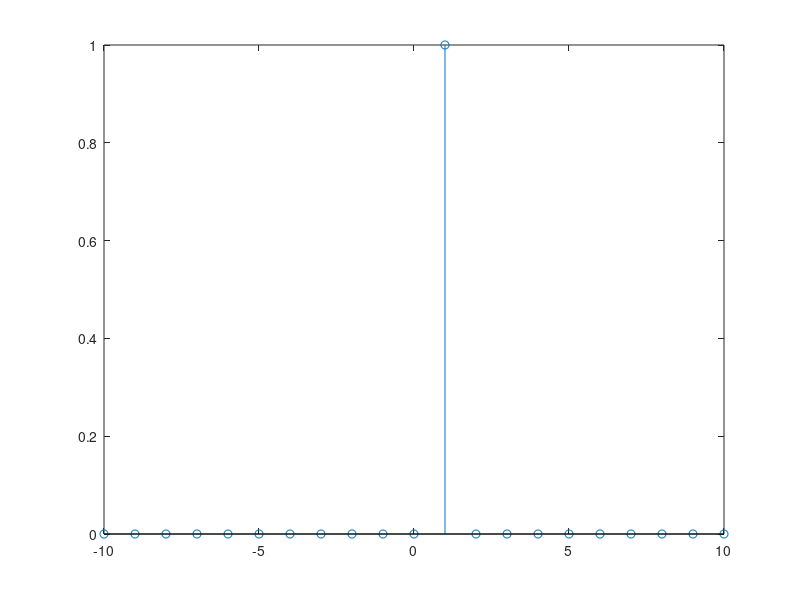
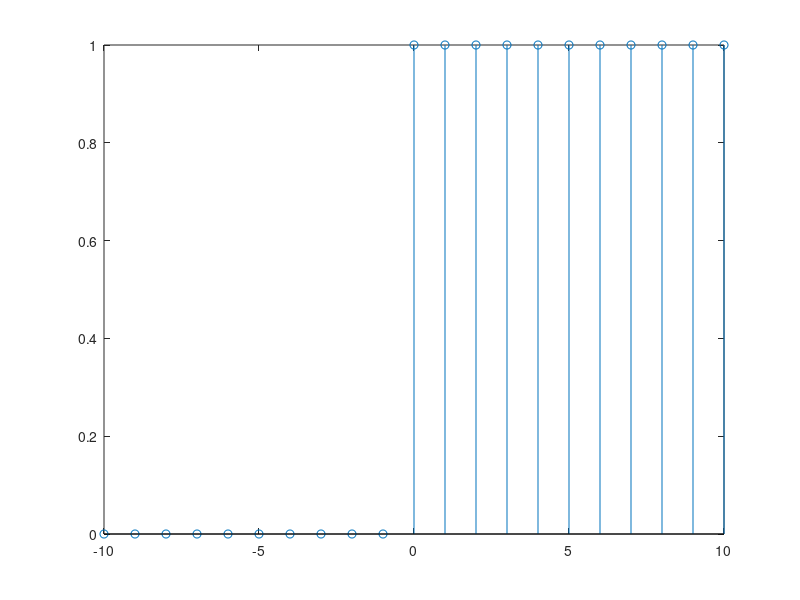
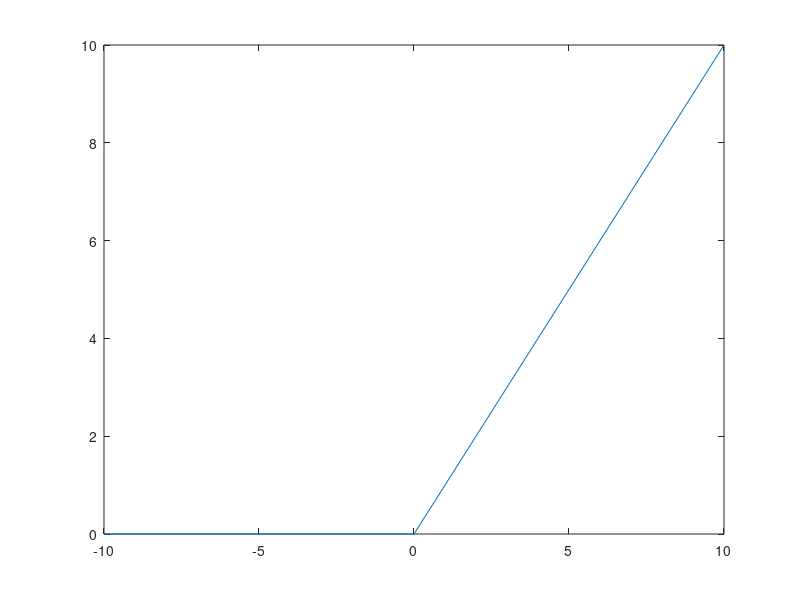

MATLAB code to generate these figures, in order:
clc;
clear;
close all;
%% impulse (hm)
ti=-10:1:10;
imp=zeros(1,21);
imp(12)=1;%impulse at t=1
figure;
stem(ti,imp);
%% unit step (hm)
tu=-10:1:10;
us=zeros(1,length(tu));
for i=1:length(tu)
    if (tu(i)>=0)
        us(i)=1;
    else
        us(i)=0;
    end
end
figure;
stem(tu,us);
%% ramp (hm)
tr=-10:1:10;
r=zeros(1,length(tu));
for i=1:length(tu)
    if (tr(i)>=0)
        r(i)=tr(i);
    else
        r(i)=0;
    end
end
figure;
plot(tr,r);
%% Manipulation and concentination
A=1:10;
Aman=A(1:5);
Acon=[A Aman];
